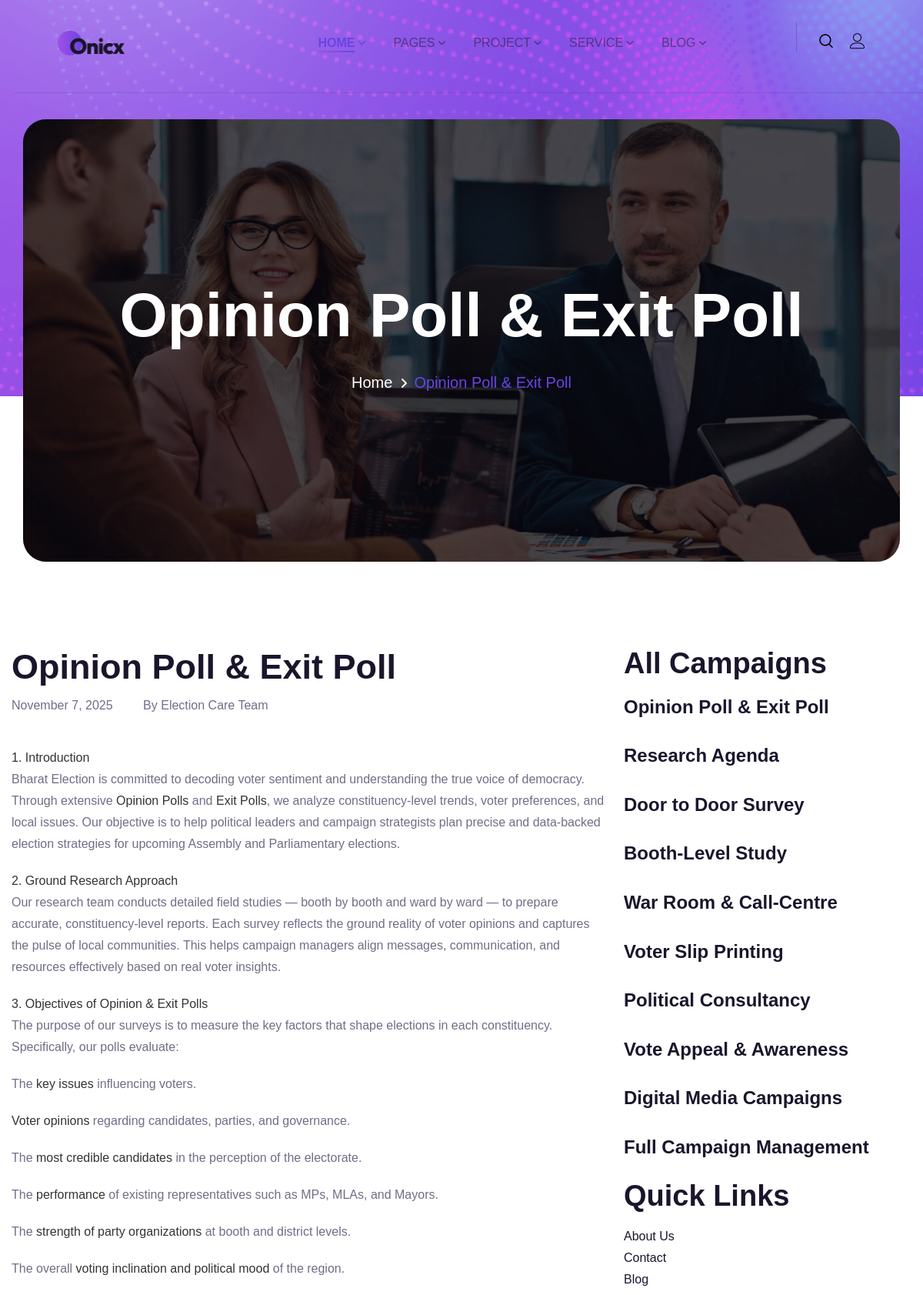
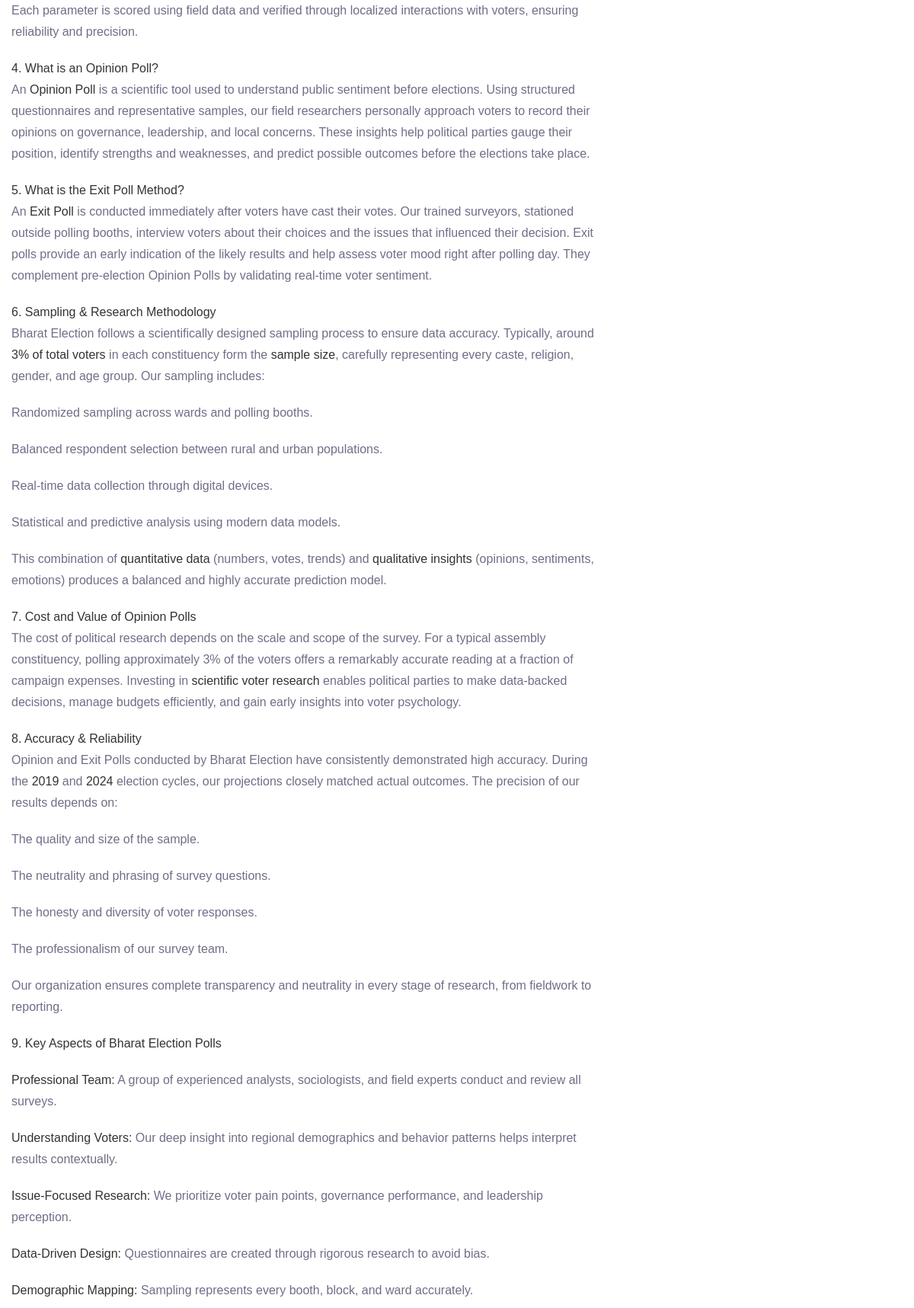
Page /campaign-details.php (upper part) on the committed database (2 pictures, top to bottom).
### tables this page shows
CREATE TABLE `campaign_pages` (
  `id` int(11) NOT NULL,
  `title` varchar(255) NOT NULL,
  `slug` varchar(255) NOT NULL,
  `banner_image` varchar(255) DEFAULT NULL,
  `short_description` text DEFAULT NULL,
  `full_content` longtext NOT NULL,
  `position` int(11) DEFAULT 0,
  `status` enum('active','inactive') DEFAULT 'active',
  `created_at` timestamp NOT NULL DEFAULT current_timestamp(),
  `updated_at` timestamp NOT NULL DEFAULT current_timestamp() ON UPDATE current_timestamp()
);

### campaign-details.php (the view, shortened to what this page needs)
<?php
include 'header.php';
require_once 'config.php';
function h($v){ return htmlspecialchars($v, ENT_QUOTES | ENT_SUBSTITUTE, 'UTF-8'); }
$slug = isset($_GET['page']) ? trim($_GET['page']) : '';
if ($slug === '') {
    $q0 = "SELECT slug FROM campaign_pages WHERE status='active' ORDER BY position ASC, id ASC LIMIT 1";
    $r0 = mysqli_query($conn, $q0);
    if ($r0 && $row0 = mysqli_fetch_assoc($r0)) {
        $slug = $row0['slug'];
    } else {
        echo '<section class="error-section"><div class="auto-container"><h2>No campaign pages found</h2><p>Please add rows to <code>campaign_pages</code> table.</p></div></section>';
        include 'footer.php';
        exit;
    }
}
$page = null;
$sql = "SELECT id, title, slug, banner_image, short_description, full_content, created_at FROM campaign_pages WHERE slug = ? AND status = 'active' LIMIT 1";
if ($stmt = mysqli_prepare($conn, $sql)) {
    mysqli_stmt_bind_param($stmt, 's', $slug);
    mysqli_stmt_execute($stmt);
    if (function_exists('mysqli_stmt_get_result')) {
        $res = mysqli_stmt_get_result($stmt);
        if ($res) $page = mysqli_fetch_assoc($res);
    }
} else {
    echo '<div style="padding:16px;background:#fee;border:1px solid #f99;margin:20px;">';
    echo '<strong>SQL prepare failed:</strong> ' . h(mysqli_error($conn));
    echo '</div>';
    include 'footer.php';
    exit;
}
?>
<section class="breadcume-section">
  <div class="outer-box">
    <div class="auto-container">
      <div class="row">
        <div class="col-lg-12">
          <div class="breadcumb-content">
            <div class="breadcumb-title">
              <h1 class="title"><?php echo h($page['title']); ?></h1>
            </div>
            <ul class="breadcume-pull">
              <li><a class="title-line" href="index.php">Home <span><i class="fas fa-angle-right"></i></span></a></li>
              <li><?php echo h($page['title']); ?></li>
            </ul>
          </div>
        </div>
      </div>
    </div>
  </div>
</section>
<section class="blog-details-section">
  <div class="auto-container">
    <div class="row">
      <div class="contents-column col-lg-8">
        <div class="row">
          <div class="col-lg-12">
            <div class="blog-content">
              <h2 class="title"><?php echo h($page['title']); ?></h2>
              <ul class="blog-author">
                <li class="autor-date"><?php echo !empty($page['created_at']) ? h(date('F j, Y', strtotime($page['created_at']))) : ''; ?></li>
                <li class="author-name">By Election Care Team</li>
              </ul>
            </div>
            <div class="expert-desc">
              <?php
                echo $page['full_content'];
              ?>
            </div>
          </div>
        </div>
      </div>
      <div class="col-lg-4">
        <aside class="blog-sidebar-area">
          <div class="blog-post">
            <h3 class="title">All Campaigns</h3>
            <div class="recent-post-wrap">
              <?php
              $q = "SELECT title, slug FROM campaign_pages WHERE status='active' ORDER BY position ASC, id ASC";
              $r = mysqli_query($conn, $q);
              if ($r && mysqli_num_rows($r) > 0):
                while ($row = mysqli_fetch_assoc($r)): ?>
                  <div class="recent-post">
                    <div class="post-content">
                      <h4 class="post-title">
                        <a href="campaign-details.php?page=<?php echo h($row['slug']); ?>">
                          <?php echo h($row['title']); ?>
                        </a>
                      </h4>
                    </div>
                  </div>
                <?php endwhile;
              else: ?>
                <p>No other campaigns available.</p>
              <?php endif; ?>
            </div>
          </div>
          <div class="blog-categories mt-4">
            <h3 class="title">Quick Links</h3>
            <ul>
              <li><a href="about.php">About Us</a></li>
              <li><a href="contact.php">Contact</a></li>
              <li><a href="blog.php">Blog</a></li>
            </ul>
          </div>
        </aside>
      </div>
    </div>
  </div>
</section>
</div>
</body>
</html>

### rows in the picture
campaign_pages: title "Opinion Poll & Exit Poll", created_at "November 7, 2025", full_content "1. Introduction Bharat Election is committed to decoding voter sentiment and understanding the true voice of democracy. Through extensive Opinion Polls and Exit Polls , we analyze constituency-level trends, voter preferences, and local issues. Our objective is to help political leaders and campaign strategists plan precise and data-backed election strategies for upcoming Assembly and Parliamentary elections. 2. Ground Research Approach Our research team conducts detailed field studies — booth by booth and ward by ward — to prepare accurate, constituency-level reports. Each survey reflects the ground reality of voter opinions and captures the pulse of local communities. This helps campaign…"
campaign_pages: title "Research Agenda"
campaign_pages: title "Door to Door Survey"
campaign_pages: title "Booth-Level Study"
campaign_pages: title "War Room & Call-Centre"
campaign_pages: title "Voter Slip Printing"
campaign_pages: title "Political Consultancy"
campaign_pages: title "Vote Appeal & Awareness"
campaign_pages: title "Digital Media Campaigns"
campaign_pages: title "Full Campaign Management"
